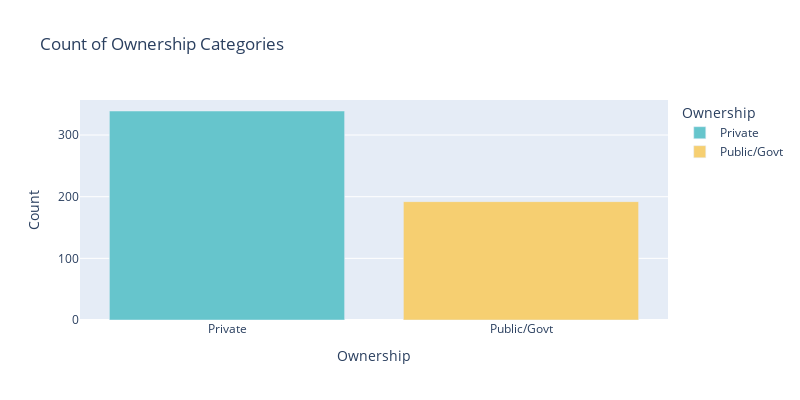

Notebook code cell kept with this figure:
### Markdown cell above
#### Observation:

- The count plot  shows distribution of Engineering colleges based on states.
- Tamilnadu has the maximum number `(80)` of Engineering colleges followed by maharashtra `(54)`.
- Small states like `Nagaland, Meghalaya,Tripura and Mizoram` has the least number `(1)` of Engineering colleges.

### Code cell
# Count occurrences of each category
ownership_counts = df['Ownership'].value_counts().reset_index()
ownership_counts.columns = ['Ownership', 'Count'] 

# Create a bar chart
fig = px.bar(ownership_counts, x='Ownership', y='Count',
             title='Count of Ownership Categories',
             color='Ownership', 
             color_discrete_sequence=px.colors.qualitative.Pastel)

# Update layout for better readability and set figure size
fig.update_layout(
    xaxis_title='Ownership',
    yaxis_title='Count',
    height=400,  # Set height of the plot
    width=800,  # Set width of the plot
)


fig.write_html("ownership_counts.html")

### Figure 1 — Plotly figure (JSON) as saved in the notebook; plotly's stock layout.template omitted (floating-point values rounded to 4 significant figures)
{"data": [{"alignmentgroup": "True", "hovertemplate": "Ownership=%{x}<br>Count=%{y}<extra></extra>", "legendgroup": "Private", "marker": {"color": "rgb(102, 197, 204)", "pattern": {"shape": ""}}, "name": "Private", "offsetgroup": "Private", "orientation": "v", "showlegend": true, "textposition": "auto", "type": "bar", "x": ["Private"], "xaxis": "x", "y": [339], "yaxis": "y"}, {"alignmentgroup": "True", "hovertemplate": "Ownership=%{x}<br>Count=%{y}<extra></extra>", "legendgroup": "Public/Govt", "marker": {"color": "rgb(246, 207, 113)", "pattern": {"shape": ""}}, "name": "Public/Govt", "offsetgroup": "Public/Govt", "orientation": "v", "showlegend": true, "textposition": "auto", "type": "bar", "x": ["Public/Govt"], "xaxis": "x", "y": [192], "yaxis": "y"}], "layout": {"barmode": "relative", "height": 400, "legend": {"title": {"text": "Ownership"}, "tracegroupgap": 0}, "title": {"text": "Count of Ownership Categories"}, "width": 800, "xaxis": {"anchor": "y", "autorange": true, "categoryarray": ["Private", "Public/Govt"], "categoryorder": "array", "domain": [0, 1], "range": [-0.5, 1.5], "title": {"text": "Ownership"}, "type": "category"}, "yaxis": {"anchor": "x", "autorange": true, "domain": [0, 1], "range": [0, 356.8], "title": {"text": "Count"}, "type": "linear"}}}
